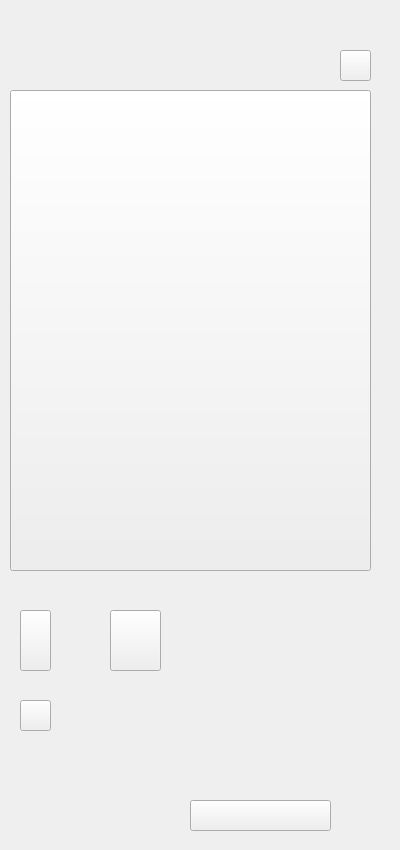
    <widget class="QWidget" name="page_29">
     <widget class="QLabel" name="label_29">
      <property name="geometry">
       <rect>
        <x>0</x>
        <y>0</y>
        <width>391</width>
        <height>841</height>
       </rect>
      </property>
      <property name="text">
       <string/>
      </property>
      <property name="pixmap">
       <pixmap resource="resources.qrc">:/images/images/camera1-1.png</pixmap>
      </property>
     </widget>
     <widget class="QPushButton" name="pushButton_118">
      <property name="geometry">
       <rect>
        <x>20</x>
        <y>700</y>
        <width>31</width>
        <height>31</height>
       </rect>
      </property>
      <property name="text">
       <string/>
      </property>
     </widget>
     <widget class="QPushButton" name="pushButton_119">
      <property name="geometry">
       <rect>
        <x>20</x>
        <y>610</y>
        <width>31</width>
        <height>61</height>
       </rect>
      </property>
      <property name="text">
       <string/>
      </property>
     </widget>
     <widget class="QPushButton" name="pushButton_120">
      <property name="geometry">
       <rect>
        <x>110</x>
        <y>610</y>
        <width>51</width>
        <height>61</height>
       </rect>
      </property>
      <property name="text">
       <string/>
      </property>
     </widget>
     <widget class="QPushButton" name="pushButton_121">
      <property name="geometry">
       <rect>
        <x>190</x>
        <y>800</y>
        <width>141</width>
        <height>31</height>
       </rect>
      </property>
      <property name="text">
       <string/>
      </property>
     </widget>
     <widget class="QPushButton" name="pushButton_126">
      <property name="geometry">
       <rect>
        <x>340</x>
        <y>50</y>
        <width>31</width>
        <height>31</height>
       </rect>
      </property>
      <property name="text">
       <string/>
      </property>
     </widget>
     <widget class="QPushButton" name="pushButton_148">
      <property name="geometry">
       <rect>
        <x>10</x>
        <y>90</y>
        <width>361</width>
        <height>481</height>
       </rect>
      </property>
      <property name="text">
       <string/>
      </property>
     </widget>
    </widget>
